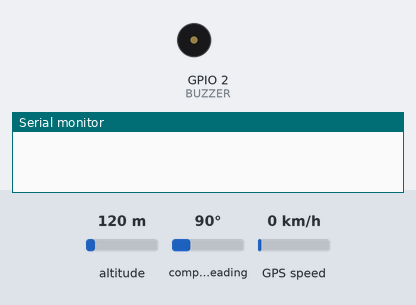
The sketch below on a simulated ESP32. On the bench: buzzer (waves = sounding, pin HIGH), the last lines printed to the serial monitor. Inputs (shaded band) come from the test bench; at power-on: altitude 120 m, compass heading 90°, GPS speed 0 km/h. The GPS gets a fix after 3 s at 37.7749, -122.4194 with 8 satellites; nothing arrives over Bluetooth unless stated.

Above: at 0.0 s.
At 20.1 s:
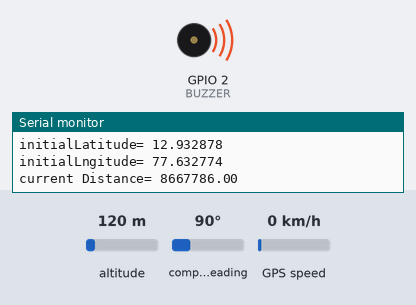
Timing chart, 0 to 21.6 s (numbered marks = the images above):
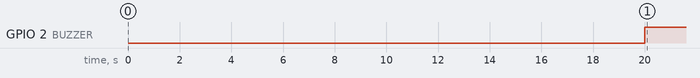

Measured:
- by itself, GPIO 2 (BUZZER): LOW → HIGH at 20.0 s

The sketch:

geo_fencing.ino
```cpp
#include <SoftwareSerial.h>
#include <TinyGPSPlus.h>
#include "BluetoothSerial.h"

BluetoothSerial ESP_BT;
#define rxPin 16
#define txPin 17
SoftwareSerial ss(rxPin,txPin);
TinyGPSPlus gps;
//--------------------------------------------------------------
#define BUZZER 2

// Alarm
int buzzer_timer = 0;
//bool alarm = 0;
boolean send_alert_once = true;

unsigned long previousMillis=0;
unsigned long int previoussecs = 0;
unsigned long int currentsecs = 0;
unsigned long currentMillis = 0;
int secs = 0;
int pmints = 0;
int mints = 0; // current mints
int interval= 1 ; // updated every 1 second


//--------------------------------------------------------------
// Size of the geo fence (in meters)
const float maxDistance = 20;

//--------------------------------------------------------------
float initialLatitude = 12.932878;
float initialLongitude = 77.632776;


//float latitude, longitude;

//--------------------------------------------------------------


 //void getGps(float& latitude, float& longitude);


/*****************************************************************************************
 * setup() function
 *****************************************************************************************/
void setup(){
  //--------------------------------------------------------------
  //Serial.println("Arduino serial initialize");
  Serial.begin(9600);
  //--------------------------------------------------------------
  //Serial.println("SIM800L serial initialize");
  ss.begin(9600);
  ESP_BT.begin("ESP32");
  //--------------------------------------------------------------
  //Serial.println("NEO6M serial initialize");

  //--------------------------------------------------------------
  pinMode(BUZZER, OUTPUT);
  //--------------------------------------------------------------

  //AT +CNMI = 2,1,0,0,0 - AT +CNMI = 2,2,0,0,0 (both are same)
  //--------------------------------------------------------------
  delay(20000);
  buzzer_timer = millis();
}


/*****************************************************************************************
 * loop() function
 *****************************************************************************************/
void loop(){
float latitude1 = gps.location.lat();
float longitude1 = gps.location.lng();
while (ss.available() > 0){
 if (gps.encode(ss.read())){
   Serial.print(F("Location: "));
   if (gps.location.isValid()){
     Serial.print(gps.location.lat(), 7);
     ESP_BT.print(gps.location.lat(), 7);
     Serial.print(F(", "));
     Serial.println(gps.location.lng(), 7);
     ESP_BT.println(gps.location.lng(), 7);
     digitalWrite(2, HIGH);
     float distance = getDistance(latitude1, longitude1, initialLatitude, initialLongitude);
     Serial.print("Latitude= "); Serial.println(latitude1, 6);
     Serial.print("Lngitude= "); Serial.println(longitude1, 6);
     Serial.print("initialLatitude= "); Serial.println(initialLatitude, 6);
     Serial.print("initialLngitude= "); Serial.println(initialLongitude, 6);
     Serial.print("current Distance= "); Serial.println(distance);

     ESP_BT.print("Latitude= "); ESP_BT.println(latitude1, 6);
     ESP_BT.print("Lngitude= "); ESP_BT.println(longitude1, 6);
     ESP_BT.print("initialLatitude= "); ESP_BT.println(initialLatitude, 6);
     ESP_BT.print("initialLngitude= "); ESP_BT.println(initialLongitude, 6);
     ESP_BT.print("current Distance= "); ESP_BT.println(distance);

     delay(2000);
  }
    else{
     digitalWrite(2, HIGH);
     delay(500);
     digitalWrite(2, LOW);
     delay(500);
     Serial.println(F("INVALID"));
     }
  }
 }


  //--------------------------------------------------------------
  //getGps(latitude, longitude);
  //--------------------------------------------------------------

  //--------------------------------------------------------------
  // Set alarm on?
  /*if(distance > maxDistance) {

    //------------------------------------------
    if(send_alert_once == true){
      digitalWrite(BUZZER, HIGH);

      //alarm = 1;
      send_alert_once = false;
      buzzer_timer = millis();

    }
    //------------------------------------------
  }
  else{
    send_alert_once = true;

  }
  //--------------------------------------------------------------

  // Handle alarm
  if (alarm == 1) {
    if (millis() - buzzer_timer > 5000) {
      digitalWrite(BUZZER, LOW);
      alarm = 1;
      buzzer_timer = 0;

    }
  }*/


 /* //--------------------------------------------------------------
  while(ss.available()){
    Serial.println(ss.readString());


  }
  //--------------------------------------------------------------
  while(Serial.available())  {
    ss.println(Serial.readString());

  }
  //--------------------------------------------------------------
 */

}


/*****************************************************************************************
* getDistance() function
*****************************************************************************************/

// Calculate distance between two points
float getDistance(float flat1, float flon1, float flat2, float flon2) {

  // Variables
  float dist_calc=0;
  float dist_calc2=0;
  float diflat=0;
  float diflon=0;

  // Calculations
  diflat  = radians(flat2-flat1);
  flat1 = radians(flat1);
  flat2 = radians(flat2);
  diflon = radians((flon2)-(flon1));

  dist_calc = (sin(diflat/2.0)*sin(diflat/2.0));
  dist_calc2 = cos(flat1);
  dist_calc2*=cos(flat2);
  dist_calc2*=sin(diflon/2.0);
  dist_calc2*=sin(diflon/2.0);
  dist_calc +=dist_calc2;

  dist_calc=(2*atan2(sqrt(dist_calc),sqrt(1.0-dist_calc)));

  dist_calc*=6371000.0; //Converting to meters

  return dist_calc;
}


/*****************************************************************************************
 * getGps() Function
*****************************************************************************************/
/*
void getGps(float& latitude, float& longitude)
{
  // Can take up to 60 seconds
  boolean newData = false;
  for (unsigned long start = millis(); millis() - start < 2000;){
    while (ss.available()){
      if (gps.encode(ss.read())){
        newData = true;
        break;
      }
    }
  }

  if (newData) //If newData is true
  {
    latitude = gps.location.lat();
    longitude = gps.location.lng();
    newData = false;
  }
  else {
    Serial.println("No GPS data is available");
    latitude = 0;
    longitude = 0;
  }
}
 */


/*****************************************************************************************
* sendAlert() function
*****************************************************************************************/
```
